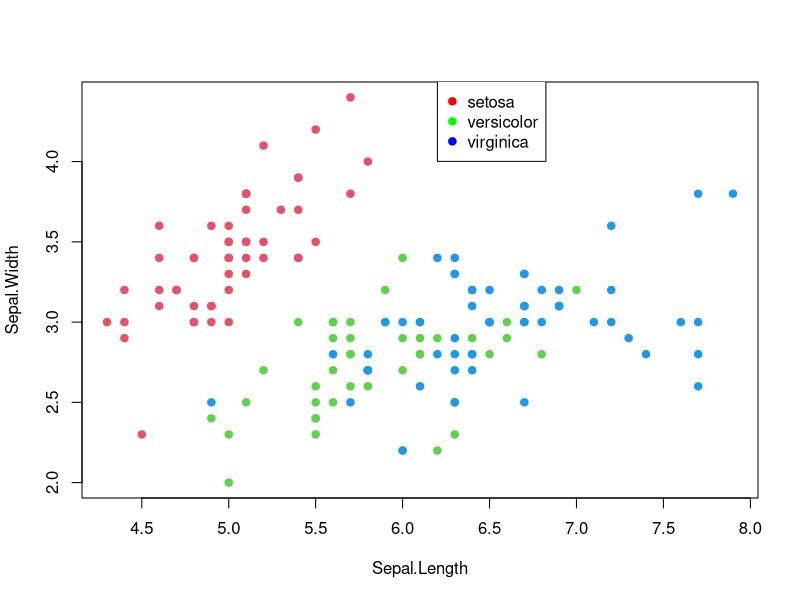
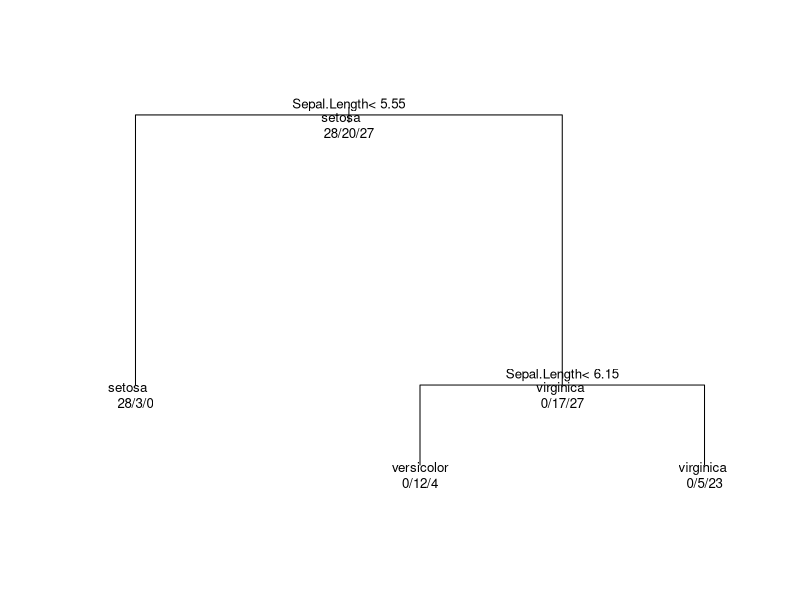
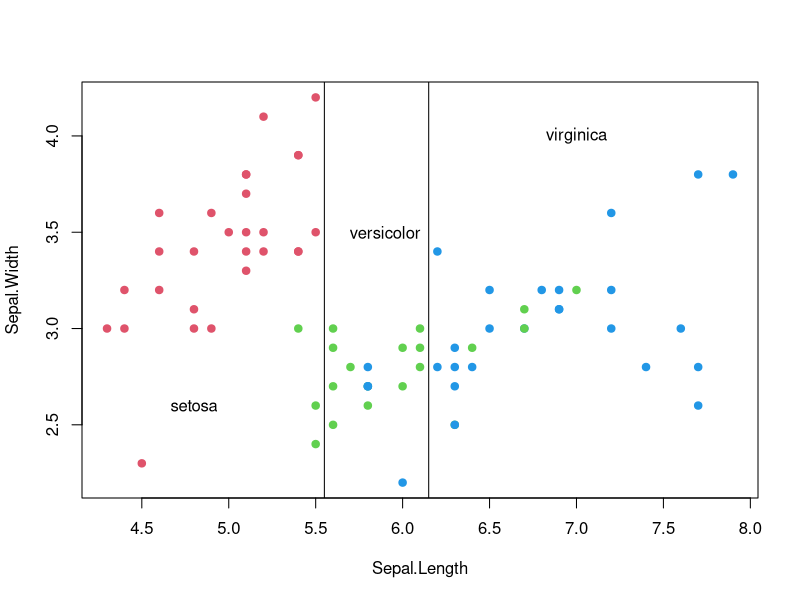
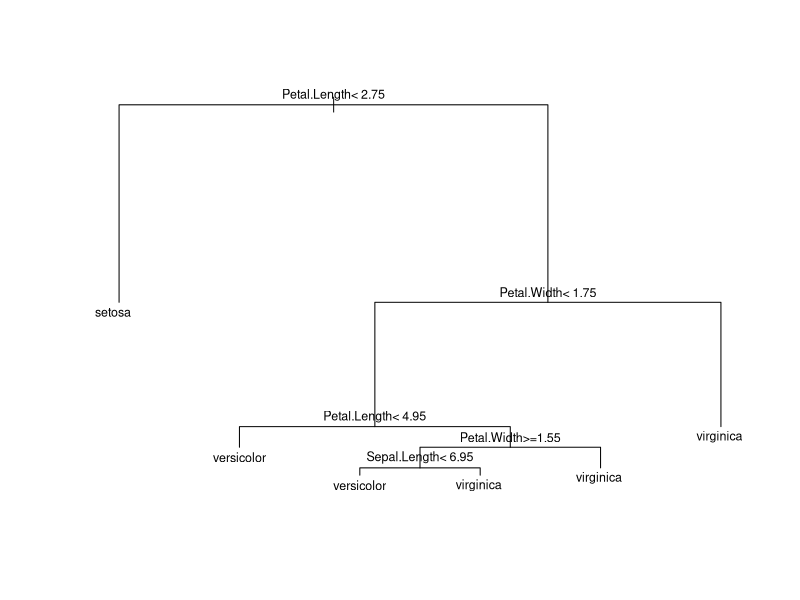
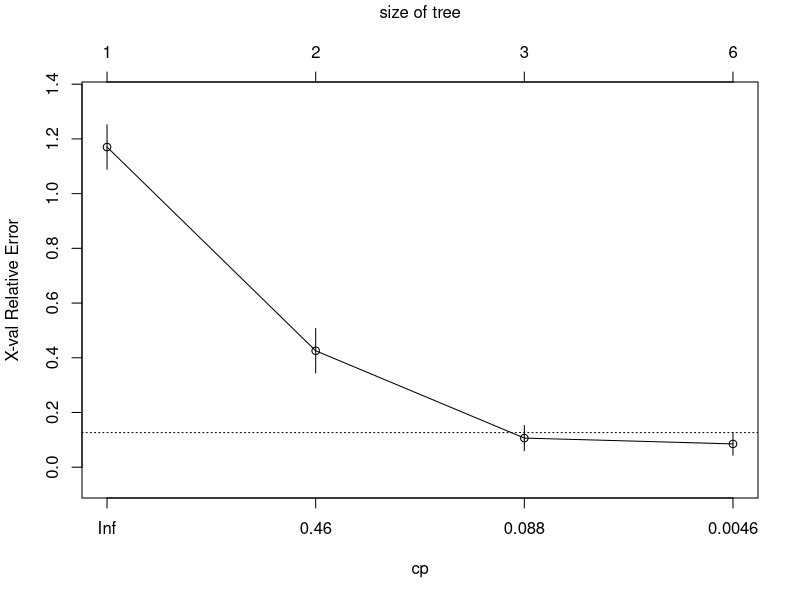
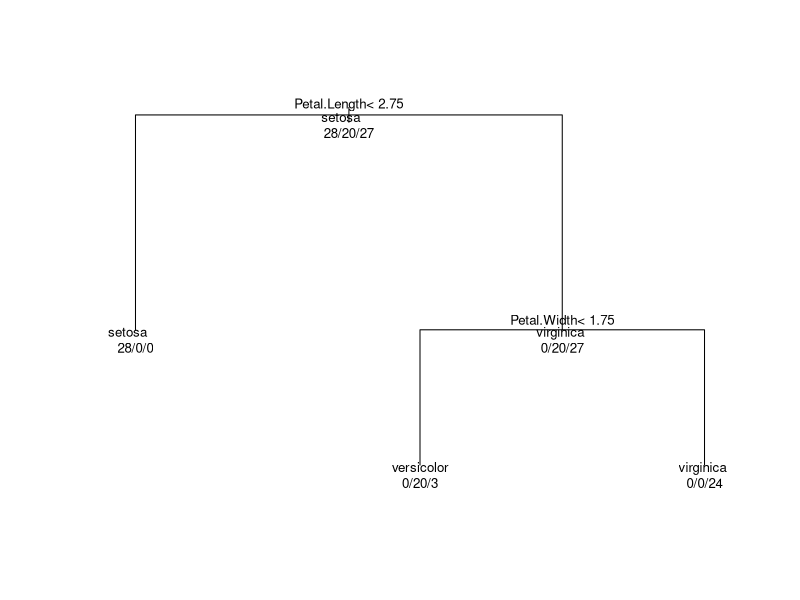

Write the R code that produced these figures, in order.
## ---- chunk 1
d = iris
str(d)
## ---- chunk 2
plot(d$Sepal.Length, d$Sepal.Width, pch = 19, col = as.numeric(d$Species)+1, xlab = "Sepal.Length", ylab = "Sepal.Width")
legend(6.2,4.5,legend=c("setosa","versicolor","virginica"), col=c("red","green","blue"), pch=19)
## ---- chunk 3
set.seed(1) # utilizamos una semilla para que los resultados sean reproducibles
ndat = nrow(d)
pos_train = sample(1:ndat, ndat/2, replace = F) # la mitad de los datos para entranamiento
datos_train = d[pos_train,] # trainning set
datos_test = d[-pos_train,] # test set
## ---- chunk 4
library(rpart)
t1 <- rpart(Species ~ Sepal.Width + Sepal.Length, data = datos_train, method = "class")
## ---- chunk 5
print(t1)
## ---- chunk 6
plot(t1, margin = 0.05)
text(t1, use.n = T, all = T, cex=0.8)
## ---- chunk 7
plot(datos_train$Sepal.Length, datos_train$Sepal.Width, pch = 19, col = as.numeric(datos_train$Species)+1, xlab = "Sepal.Length", ylab = "Sepal.Width" )
abline(v = 5.55)
text(4.8,2.6, labels = "setosa")
abline(v = 6.15)
text(5.9,3.5, labels = "versicolor")
text(7,4, labels = "virginica")
## ---- chunk 8
yt_p = predict(t1, datos_train, type="class") # para arboles de clasificiacion hay que poner type = "class"
# creamos una tabla
table(yt_p, datos_train$Species)
## ---- chunk 9
yv_p = predict(t1, datos_test, type="class")
# creamos una tabla
table(yv_p, datos_test$Species)
## ---- chunk 10
t2 <- rpart(Species ~ ., data = datos_train, method = "class",
            control = rpart.control(minsplit = 2, cp = 0.001))
plot(t2, margin = 0.02)
text(t2, cex=.75)
## ---- chunk 11
t2_printcp = printcp(t2) # lo guardamos en una variable para utilizarlo despues
## ---- chunk 12
plotcp(t2)
## ---- chunk 13
t2_prune = prune(t2, cp = 0.021277)
plot(t2_prune, margin = 0.05)
text(t2_prune, use.n = T, all = T, cex=0.8)
## ---- chunk 14
ytrain_p2a = predict(t2_prune, datos_train, type="class") # para arboles de clasificiacion hay que poner type = "class"
# creamos una tabla
table(ytrain_p2a, datos_train$Species)
## ---- chunk 15
ytest_p2a = predict(t2_prune, datos_test, type="class")
# creamos una tabla
table(ytest_p2a, datos_test$Species)
## ---- chunk 16
library(randomForest)
rf1 = randomForest(Species ~ ., data = datos_train, mtry = 4, ntree = 500) # bagging
## ---- chunk 17
ytest_p_rf1 = predict(rf1, datos_test, type="class")
# creamos una tabla
table(ytest_p_rf1, datos_test$Species)
